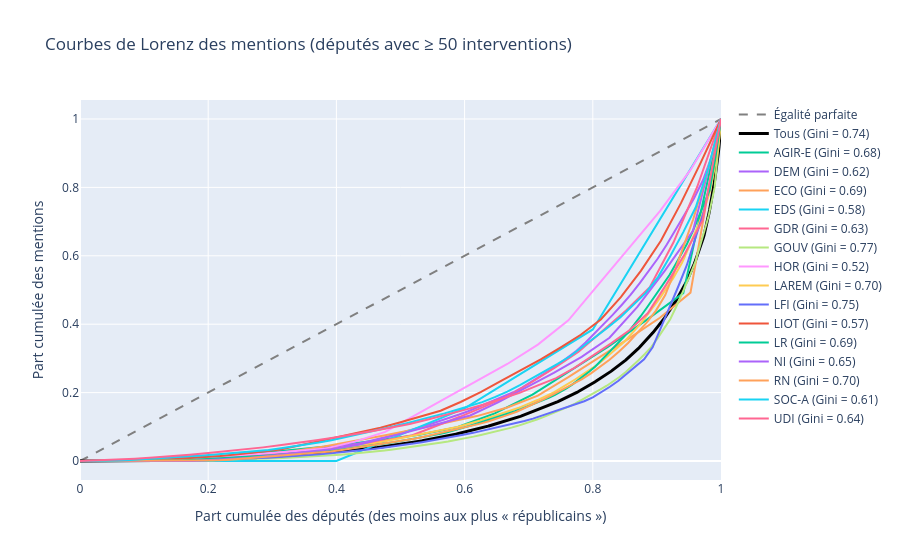

Notebook code cell kept with this figure:
### Code cell
# 3. Concentration : courbes de Lorenz des mentions (députés retenus) + Gini
def lorenz(values):
    v = np.sort(np.asarray(values, dtype=float))  # des moins aux plus "républicains"
    cum = np.insert(np.cumsum(v), 0, 0) / v.sum()
    x = np.linspace(0, 1, len(cum))
    return x, cum


def gini(values):
    x, y = lorenz(values)
    return 1 - 2 * np.trapz(y, x)


fig3 = go.Figure()
fig3.add_trace(
    go.Scatter(
        x=[0, 1],
        y=[0, 1],
        mode="lines",
        line=dict(color="grey", dash="dash"),
        name="Égalité parfaite",
    )
)
x, y = lorenz(dep_ret["n_mentions"])
fig3.add_trace(
    go.Scatter(
        x=x,
        y=y,
        mode="lines",
        name=f"Tous (Gini = {gini(dep_ret['n_mentions']):.2f})",
        line=dict(width=3, color="black"),
    )
)
for g, sub in dep_ret.groupby("groupe"):
    if len(sub) >= 5 and sub["n_mentions"].sum() > 0:
        x, y = lorenz(sub["n_mentions"])
        fig3.add_trace(
            go.Scatter(
                x=x,
                y=y,
                mode="lines",
                name=f"{g} (Gini = {gini(sub['n_mentions']):.2f})",
            )
        )
fig3.update_layout(
    title=f"Courbes de Lorenz des mentions (députés avec ≥ {MIN_INTERV} interventions)",
    xaxis_title="Part cumulée des députés (des moins aux plus « républicains »)",
    yaxis_title="Part cumulée des mentions",
)
fig3.show()


# Tableau de synthèse par groupe (même seuil que tableau_bis)
def synth(sub):
    tot_avec = sub["n_avec"].sum()
    return pd.Series(
        {
            "Unités": len(sub),
            "Interventions": sub["n_interv"].sum(),
            "Avec le terme": tot_avec,
            "% agrégé": 100 * tot_avec / sub["n_interv"].sum(),
            "% médian": sub["pct"].median(),
            "Diffusion (%)": 100 * (sub["n_avec"] > 0).mean(),
            "Part du 1er locuteur (%)": 100 * sub["n_avec"].max() / tot_avec
            if tot_avec
            else np.nan,
            "Gini": gini(sub["n_avec"]) if tot_avec else np.nan,
        }
    )


SEUIL_TABLEAU = 25
dep_t = dep[dep["n_interv"] >= SEUIL_TABLEAU]
tableau = dep_t.groupby("groupe").apply(synth).sort_values("% agrégé", ascending=False)
tableau.loc["TOTAL"] = synth(dep_t)
tableau.round(1).astype({"Unités": int, "Interventions": int, "Avec le terme": int})
